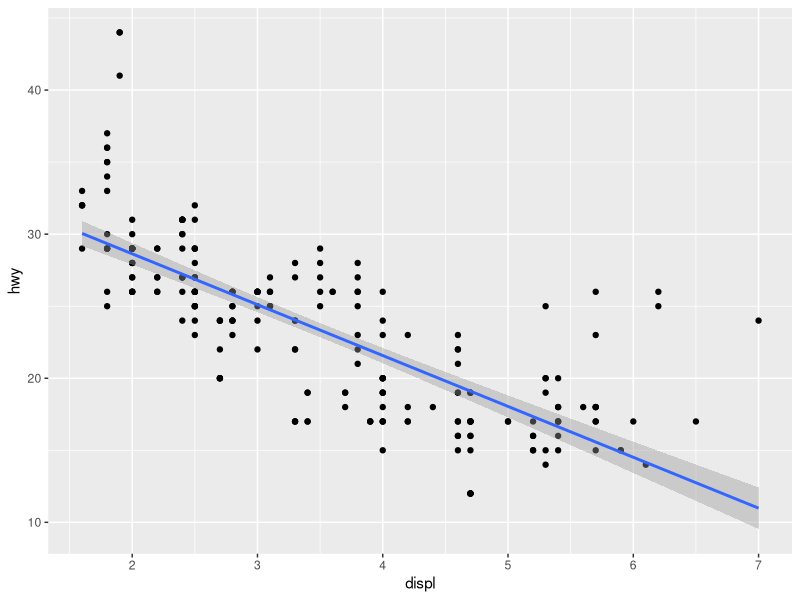
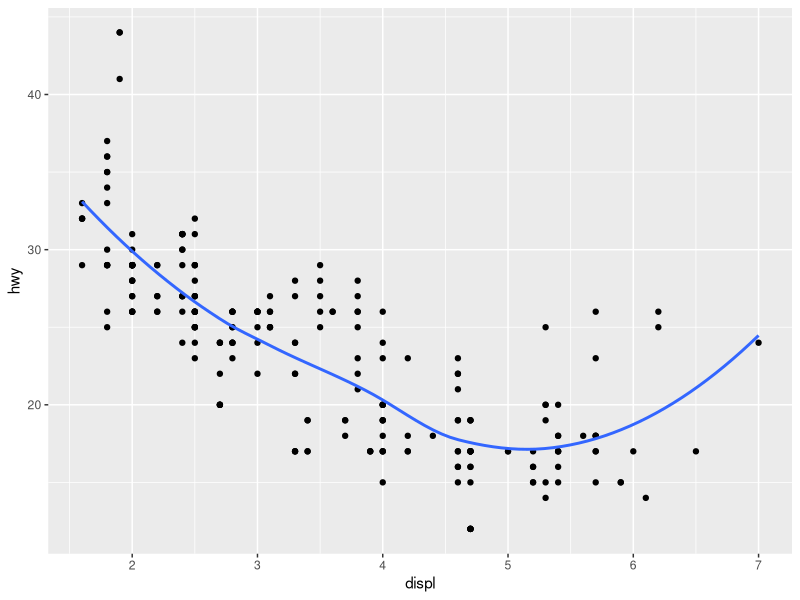
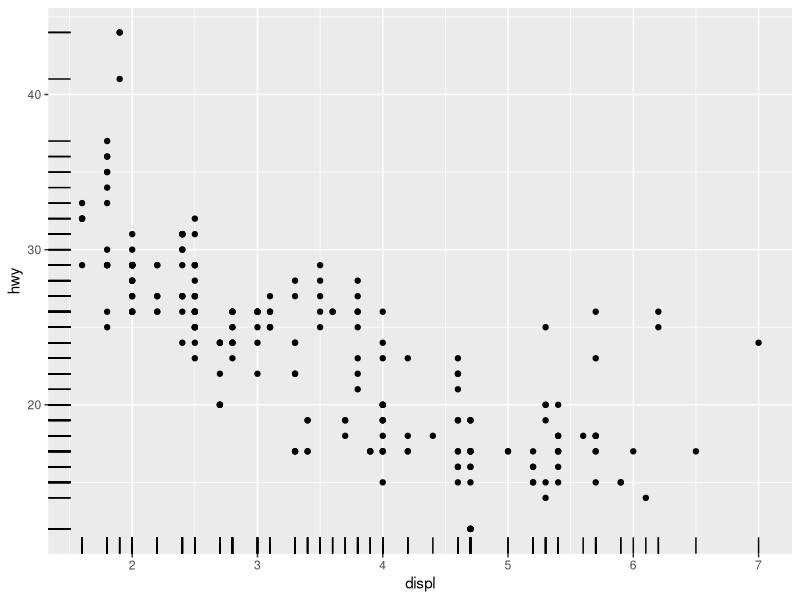
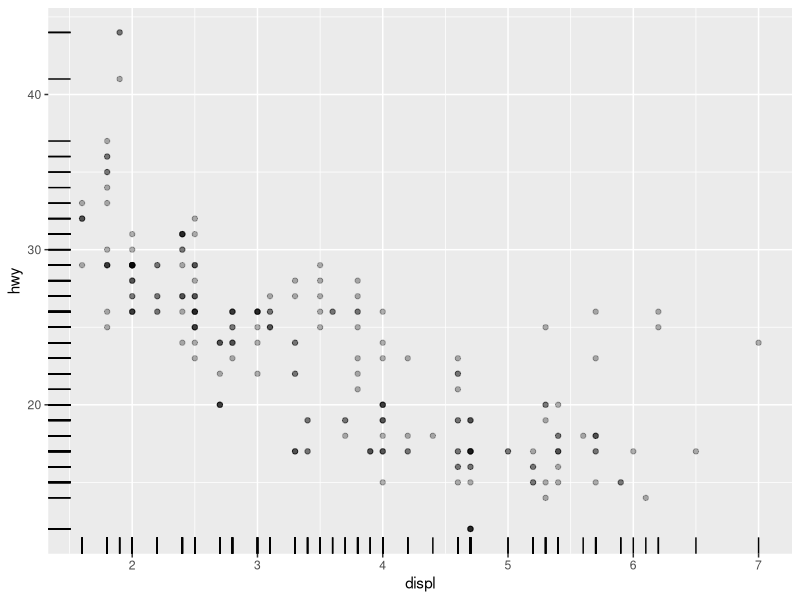
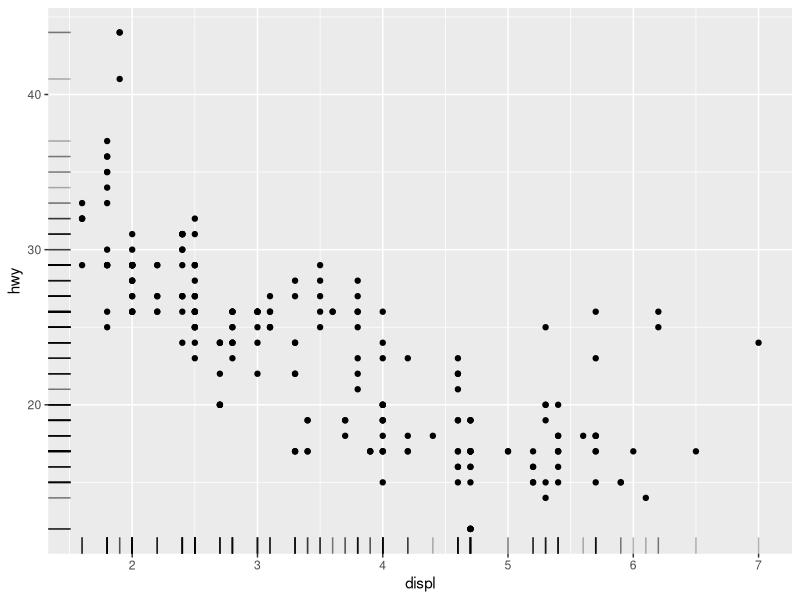
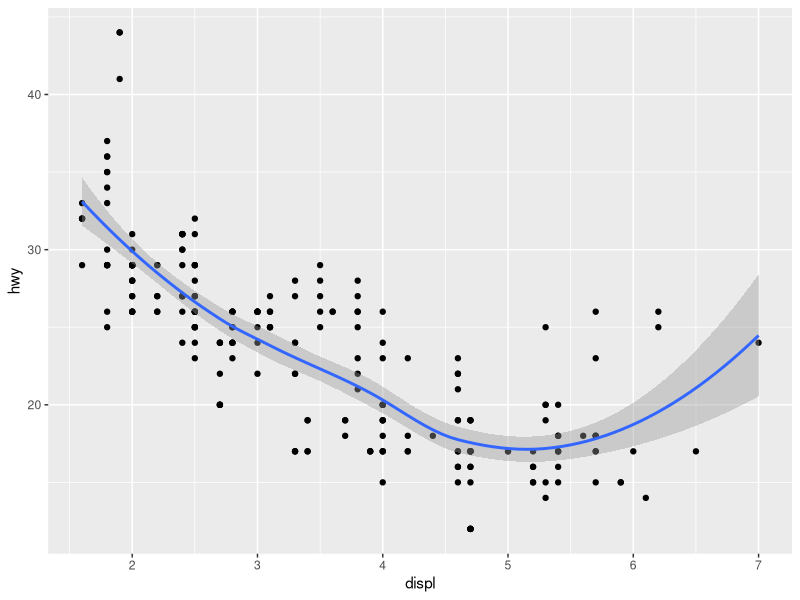
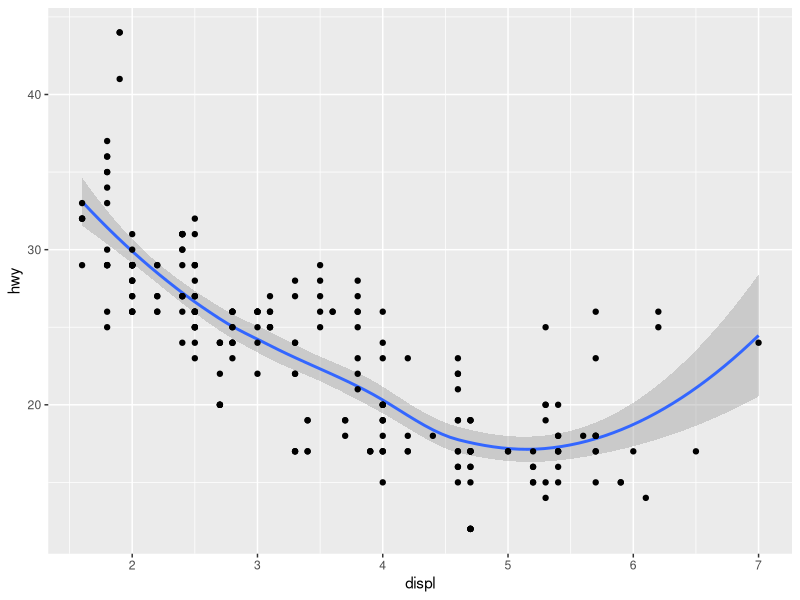
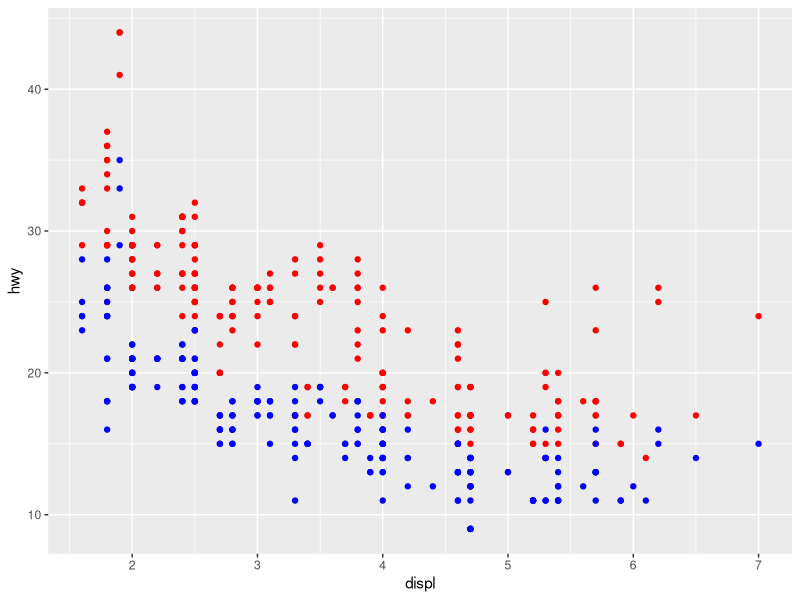

Reproduce these figures in R, in order.
## ---- chunk 1
knitr::opts_chunk$set(echo = TRUE)
library(tidyverse)
knitr::opts_chunk$set(cache = TRUE)
## ---- chunk 2
ggplot(data = mpg) +
  geom_point(mapping = aes(x = displ, y = hwy)) +
  geom_smooth(mapping = aes(x = displ, y = hwy), method = "lm")
## ---- chunk 3
ggplot(data = mpg) +
  geom_point(mapping = aes(x = displ, y = hwy)) +
  geom_smooth(mapping = aes(x = displ, y = hwy), se = FALSE)
## ---- chunk 4
ggplot(data = mpg) +
  geom_point(mapping = aes(x = displ, y = hwy)) +
  geom_rug(mapping = aes(x = displ, y = hwy))
## ---- chunk 5
ggplot(data = mpg) +
  geom_point(
    mapping = aes(x = displ, y = hwy),
    alpha = 0.3
  ) +
  geom_rug(
    mapping = aes(x = displ, y = hwy)
  )
## ---- chunk 6
ggplot(data = mpg) +
  geom_point(
    mapping = aes(x = displ, y = hwy)
  ) +
  geom_rug(
    mapping = aes(x = displ, y = hwy),
    alpha = 0.3
  )
## ---- chunk 7
ggplot(data = mpg) +
  geom_point(mapping = aes(x = displ, y = hwy)) +
  geom_smooth(mapping = aes(x = displ, y = hwy))
## ---- chunk 8
ggplot(data = mpg) +
  geom_smooth(mapping = aes(x = displ, y = hwy)) +
  geom_point(mapping = aes(x = displ, y = hwy))
## ---- chunk 9
ggplot(data = mpg) +
  geom_point(mapping = aes(x = displ, y = hwy), color = "red") +
  geom_point(mapping = aes(x = displ, y = cty), color = "blue")
